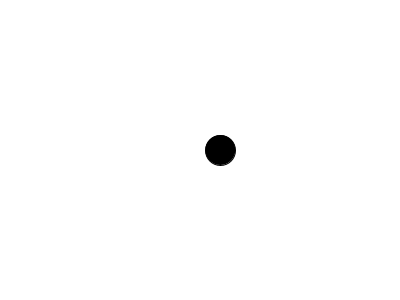
Frame 1 (no input)
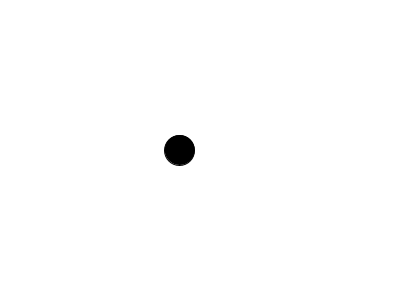
Frame 60 (the mouse pressed at the canvas centre just before this capture)
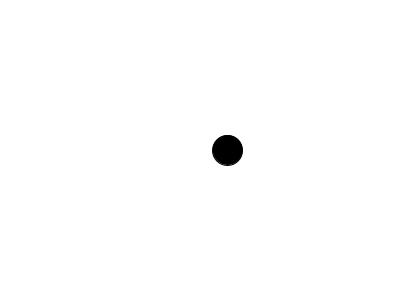
Frame 120 (the mouse held since frame 60 and released just before this capture)

The Processing sketch that drew these frames (run headless with seeded random() and noise(); from frame 60 on, the mouse is pressed at the canvas centre):

// Processing sketch: sketch_170419c
// ── sketch_170419c.pde
import java.util.Random;

Random generator;

void setup(){

 size(400,300);
 generator = new Random();
 
}
void draw(){

  background(255);
  float h = (float) generator.nextGaussian();
  h=h*20;
  h=h+200;
  
  fill(0);
  ellipse(h,height/2,30,30);
  

}
